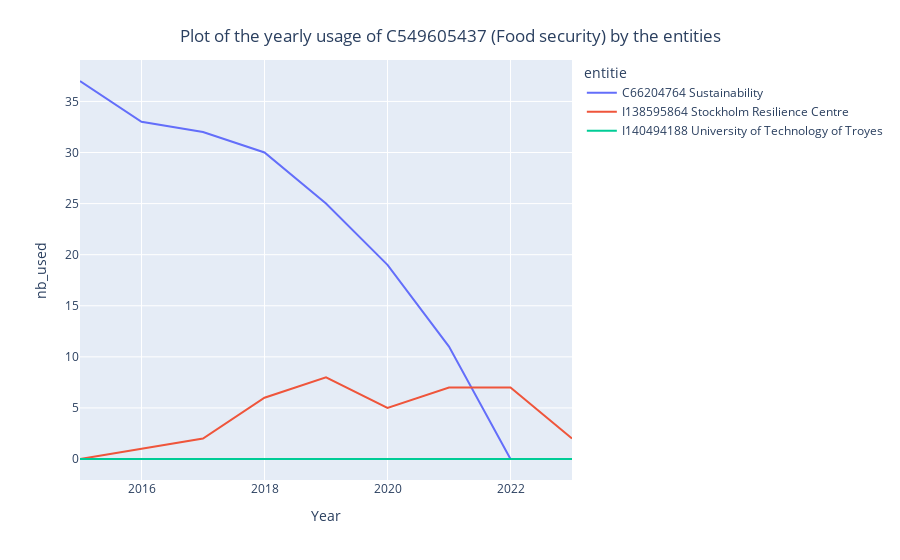

The cell this chart's notebook holds for it:
### Markdown cell above
#### Plot

As we keep only the 10k most cited articles in each dataset, the selected articles for sustainability contains only 2% of them (~500k in total). As the recent articles are usually less cited than the older ones, we have less articles in the recent years.

The default plot plot the usage of the first concept in the dataframe

### Code cell
wplt.get_figure_time_series_element_used_by_entities()#.write_image("default_yearly_plot.pdf", width = 1000)

### Figure 1 — Plotly figure (JSON) as saved in the notebook; plotly's stock layout.template omitted (floating-point values rounded to 4 significant figures)
{"data": [{"hovertemplate": "entitie=C66204764 Sustainability<br>Year=%{x}<br>nb_used=%{y}<extra></extra>", "legendgroup": "C66204764 Sustainability", "line": {"color": "#636efa", "dash": "solid"}, "marker": {"symbol": "circle"}, "mode": "lines", "name": "C66204764 Sustainability", "orientation": "v", "showlegend": true, "type": "scatter", "x": [2015, 2016, 2017, 2018, 2019, 2020, 2021, 2022, 2023], "xaxis": "x", "y": [37, 33, 32, 30, 25, 19, 11, 0, 0], "yaxis": "y"}, {"hovertemplate": "entitie=I138595864 Stockholm Resilience Centre<br>Year=%{x}<br>nb_used=%{y}<extra></extra>", "legendgroup": "I138595864 Stockholm Resilience Centre", "line": {"color": "#EF553B", "dash": "solid"}, "marker": {"symbol": "circle"}, "mode": "lines", "name": "I138595864 Stockholm Resilience Centre", "orientation": "v", "showlegend": true, "type": "scatter", "x": [2015, 2016, 2017, 2018, 2019, 2020, 2021, 2022, 2023], "xaxis": "x", "y": [0, 1, 2, 6, 8, 5, 7, 7, 2], "yaxis": "y"}, {"hovertemplate": "entitie=I140494188 University of Technology of Troyes<br>Year=%{x}<br>nb_used=%{y}<extra></extra>", "legendgroup": "I140494188 University of Technology of Troyes", "line": {"color": "#00cc96", "dash": "solid"}, "marker": {"symbol": "circle"}, "mode": "lines", "name": "I140494188 University of Technology of Troyes", "orientation": "v", "showlegend": true, "type": "scatter", "x": [2015, 2016, 2017, 2018, 2019, 2020, 2021, 2022, 2023], "xaxis": "x", "y": [0, 0, 0, 0, 0, 0, 0, 0, 0], "yaxis": "y"}], "layout": {"autosize": true, "legend": {"title": {"text": "entitie"}, "tracegroupgap": 0}, "margin": {"t": 60}, "title": {"text": "Plot of the yearly usage of C549605437 (Food security) by the entities", "x": 0.5, "xanchor": "center", "yanchor": "top"}, "xaxis": {"anchor": "y", "autorange": true, "domain": [0, 1], "range": [2015, 2023], "title": {"text": "Year"}, "type": "linear"}, "yaxis": {"anchor": "x", "autorange": true, "domain": [0, 1], "range": [-2.056, 39.06], "title": {"text": "nb_used"}, "type": "linear"}}}
